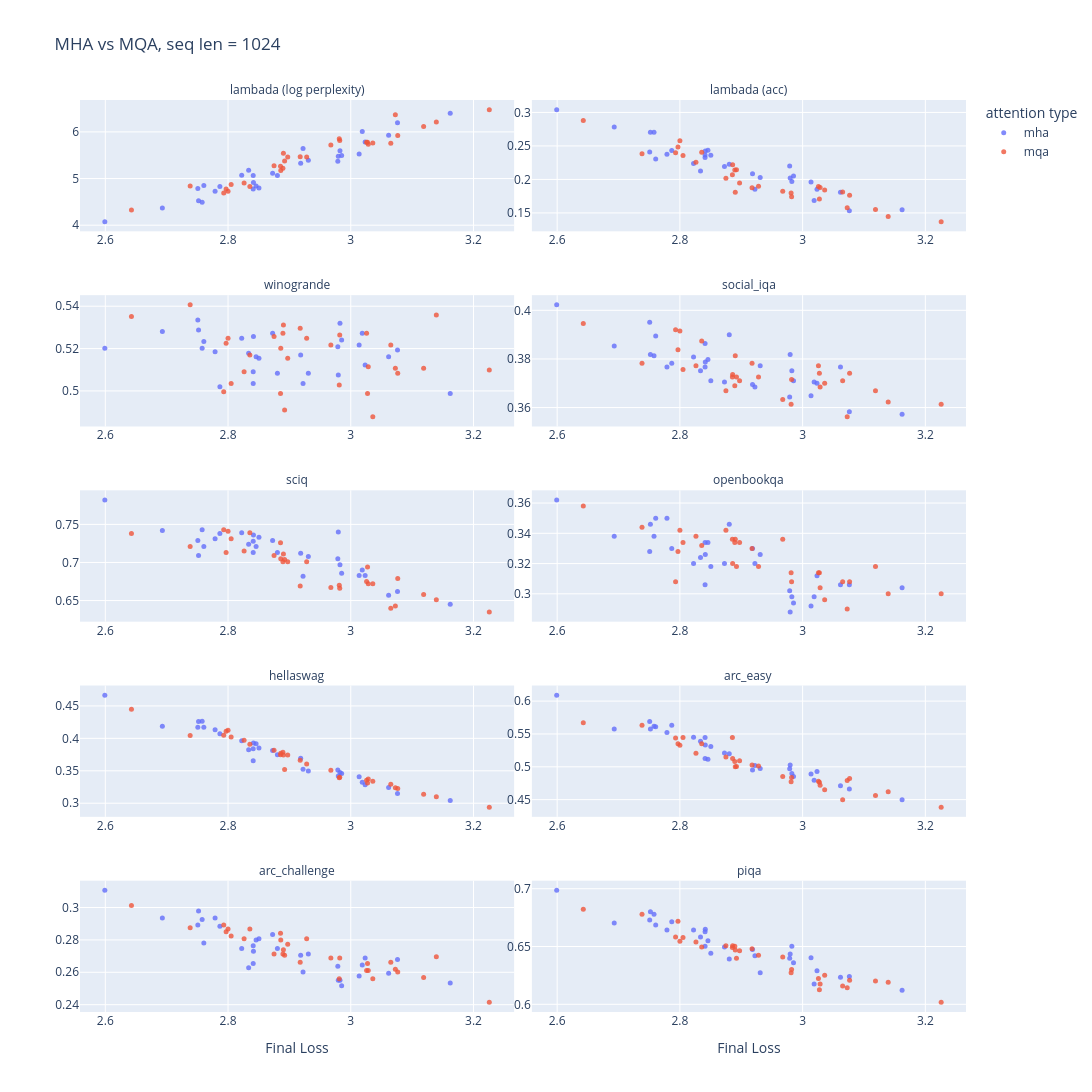

Notebook cell for this chart:
### Code cell
seq_len = 1024

def mha_mqa_group(row):
    kv_heads = row["config/common"]["kv_heads"]
    return "mqa" if kv_heads == 1 else "mha"

sdf = df[df["config/common"].apply(lambda d: d.get("sequence_length") == seq_len)]
plot_sdf = joint_tasks_plot_fetch(sdf, task_keys, group_fn=mha_mqa_group)

plot_joint_tasks(plot_sdf, task_keys, plot_title=f"MHA vs MQA, seq len = {seq_len}", legend_title="attention type")
